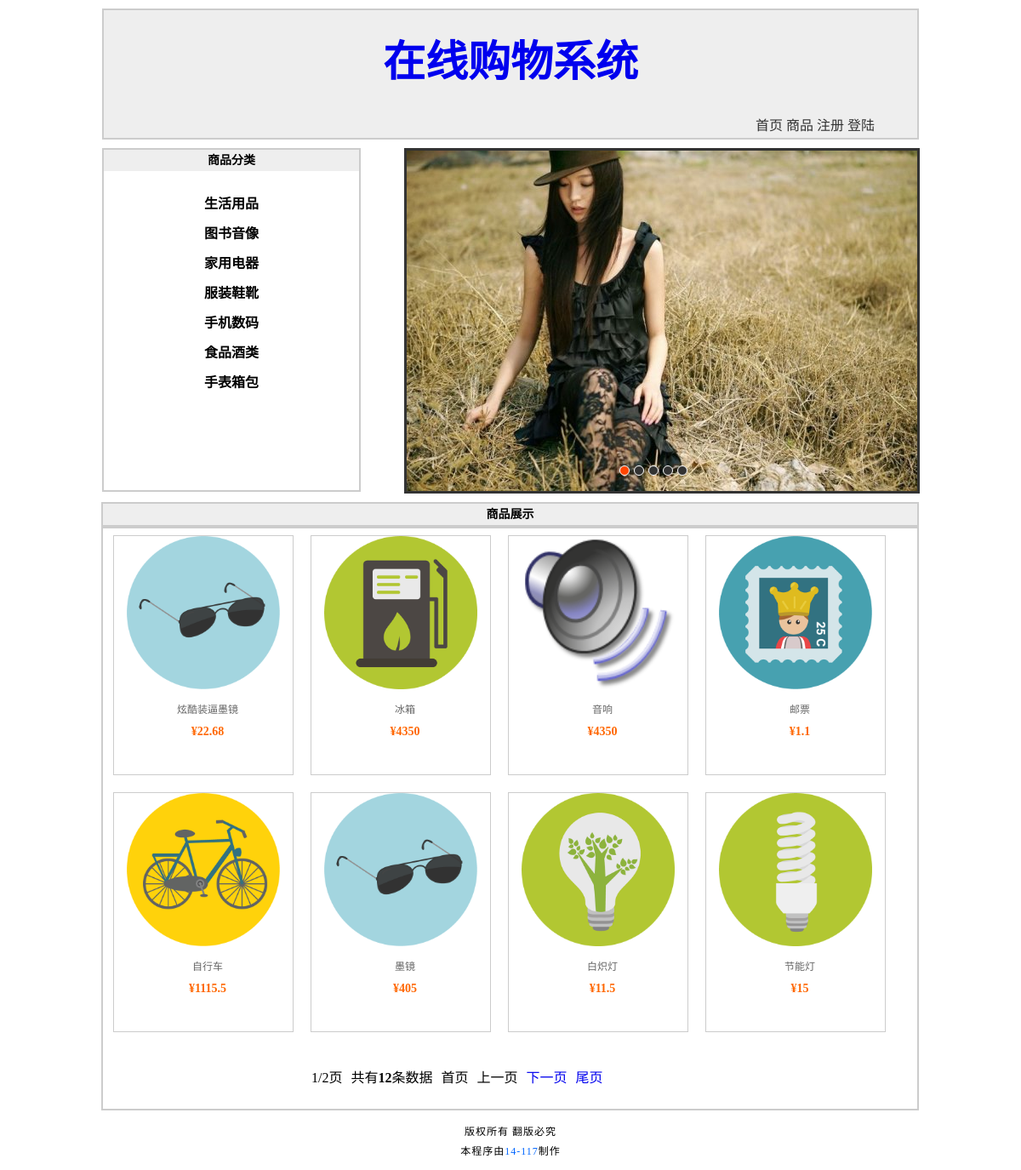
The page / on the database its author committed.
### tables this page shows
CREATE TABLE `tg_dir` (
  `tg_id` mediumint(8) unsigned NOT NULL AUTO_INCREMENT COMMENT '//ID',
  `tg_type` varchar(20) NOT NULL COMMENT '//相册类型',
  `tg_content` varchar(200) DEFAULT NULL COMMENT '//相册描述',
  `tg_face` varchar(200) DEFAULT NULL COMMENT '//相册目录封面',
  `tg_dir` varchar(200) NOT NULL COMMENT '//相册物理地址',
  `tg_date` datetime NOT NULL COMMENT '//相册创建时间',
  PRIMARY KEY (`tg_id`)
);

CREATE TABLE `good` (
  `goodId` int(8) NOT NULL AUTO_INCREMENT,
  `goodName` varchar(20) NOT NULL,
  `goodPrice` float NOT NULL,
  `goodType` varchar(20) NOT NULL,
  `goodContent` varchar(200) NOT NULL,
  `goodImg` varchar(40) NOT NULL,
  `goodMadePlace` varchar(40) NOT NULL,
  `goodBuyCount` int(8) NOT NULL DEFAULT '0',
  `goodCommentCount` int(8) NOT NULL DEFAULT '0',
  `goodSid` int(8) unsigned NOT NULL,
  `goodAddTime` datetime NOT NULL COMMENT '//商品添加时间',
  PRIMARY KEY (`goodId`)
);

### index.php (the view, shortened to what this page needs)
<?php
require dirname(__FILE__).'/includes/common.inc.php';
global $_pagenum, $_pagesize, $_num;
$result = $mysqli->query("SELECT
							goodId,
							goodName,
							goodType,
							goodPrice,
							goodMadePlace,
							goodImg,
							goodContent,
							goodSid,
							goodBuyCount,
							goodCommentCount
						FROM
							good
						ORDER BY
							goodAddTime DESC
						LIMIT
							{$_pagenum},{$_pagesize}
						");
$result_dir = $mysqli->query("SELECT
							tg_id,
							tg_type
						FROM
							tg_dir
						ORDER BY
							tg_date	ASC
						LIMIT
							9
						");
?>
<!DOCTYPE html>
<html>
<head>
	<link rel="stylesheet" type="text/css" href="styles/1/basic.css" />
	<link rel="stylesheet" type="text/css" href="styles/1/index.css" />
</head>
<body>
	<?php
		include "includes/header.inc.php";
	?>
	<div id="sidebar">
		<h2>商品分类</h2>
		<dl>
			<?php
			$dirhtml = array();
			while (!!$rows = $result_dir->fetch_assoc()) {
				$dirhtml['type'] = $rows['tg_type'];
				$dirhtml['id'] = $rows['tg_id'];
				echo '<dd><a href="good_show.php?id='.$dirhtml['id'].'">'.$dirhtml['type'].'</a></dd>';
			}
			?>
		</dl>
	</div>
	<div id="container">
	    <div id="list" style="left: -600px;">
	        <img src="img/5.jpg" alt="1"/>
	        <img src="img/1.jpg" alt="1"/>
	        <img src="img/2.jpg" alt="2"/>
	    </div>
	    <div id="buttons">
	        <span index="1" class="on"></span>
	        <span index="2"></span>
	        <span index="3"></span>
	        <span index="4"></span>
	        <span index="5"></span>
	    </div>
	</div>
	<div id="main">
		<h2>商品展示</h2>
		<div id="photo">
			<?php
				$html = array();
				while ($rows = $result->fetch_assoc()) {
					$html['goodId'] = $rows['goodId'];
					$html['goodName'] = $rows['goodName'];
					$html['goodPrice'] = $rows['goodPrice'];
					$html['goodType'] = $rows['goodType'];
					$html['goodImg'] = $rows['goodImg'];
					$html['goodMadePlace'] = $rows['goodMadePlace'];
					$html['goodBuyCount'] = $rows['goodBuyCount'];
					$html['goodCommentCount'] = $rows['goodCommentCount'];
			?>
				<dl>
					<dt><a href="good_detail.php?id=<?php echo $html['goodId']; ?>"><img src="<?php echo $html['goodImg']; ?>" alt="商品" height="180" width="180" /></a></dt>
					<dd><a href="good_detail.php?id=<?php echo $html['goodId']; ?>"><?php echo $html['goodName']; ?></a></dd>
					<dd><span>¥<?php echo $html['goodPrice']; ?></span></dd>
				</dl>
			<?php } ?>
		</div>
		<?php
			paging(2);
		?>
	</div>
	<?php
		include "includes/footer.inc.php";
	?>
</body>
</html>

### includes/header.inc.php (shortened to what this page needs)
<div id="header">
	<h1><a href="index.php">在线购物系统</a></h1>
	<ul>
		<li><a href='index.php'>首页</a></li>
		<li><a href='good.php'>商品</a></li>
<?php if (!isset($_COOKIE['username'])) { ?>
		<li><a href='register.php'>注册</a></li>
		<li><a href='login.php'>登陆</a></li>
<?php } ?>
	</ul>
</div>

### includes/global.func.php (shortened to what this page needs)
<?php
function paging() {
	global $_page, $_pageabsolute, $_num, $_id;
	if (isset($_GET['id'])) {
		$_id = 'id='.$_GET['id'].'&';
	} else {
		$_id = '';
	}
	echo '<div id="page_text">';
		echo '<ul>';
			echo '<li>'.$_page.'/'.$_pageabsolute.'页</li>';
			echo '<li>共有<strong>'.$_num.'</strong>条数据</li>';
				if ($_page == 1) {
					echo '<li>首页</li>';
					echo '<li>上一页</li>';
				} else {
					echo '<li><a href="'.SCRIPT.'.php?'.$_id.'page=1">首页</a></li>';
					echo '<li><a href="'.SCRIPT.'.php?'.$_id.'page='.($_page-1).'">上一页</a></li>';
				}
				if ($_page == $_pageabsolute) {
					echo '<li>下一页</li>';
					echo '<li>尾页</li>';
				} else {
					echo '<li><a href="'.SCRIPT.'.php?'.$_id.'page='.($_page+1).'">下一页</a></li>';
					echo '<li><a href="'.SCRIPT.'.php?'.$_id.'page='.($_pageabsolute).'">尾页</a></li>';
				}
		echo '</ul>';
	echo '</div>';
}
function page($_num, $_size) {
	global $_page, $_pagenum, $_pagesize, $_num, $_pageabsolute;
	if (isset($_GET['page'])) {
		$_page = $_GET['page'];
		if (empty($_page) || $_page <= 0 || !is_numeric($_page)) {
			$_page = 1;
		} else {
			$_page = intval($_page);
		}
	} else {
		$_page = 1;
	}
	$_pagesize = $_size;
	if ($_num == 0) {
		$_pageabsolute = 1;
	} else {
		$_pageabsolute = ceil($_num / $_pagesize);
	}
	$_pagenum = ($_page - 1) * $_pagesize;
}
?>

### includes/footer.inc.php
<div id="footer">
	<p>版权所有 翻版必究</p>
	<p>本程序由<span>14-117</span>制作</p>
</div>

### styles/1/basic.css (style rules this page uses)
* { padding: 0; margin: 0; }
body { width: 960px; margin: 0 auto; background: #fff; }
#header { width: auto; height: 150px; border: 2px solid #ccc; margin: 10px 0; background: #eee; }
#header h1 { font-size: 50px; text-align: center; margin: 20px; color: red; }
#header h1 a { display: block; text-decoration: none; }
#header ul { text-align: right; padding: 10px 50px 0 0; color: red; }
#header ul li { display: inline; }
#header ul li a { text-decoration: none; color: #333; }
h2 { font-size: 14px; background: #eee; height: 25px; line-height: 25px; }
#footer { clear: both; width: auto; height: 60px; text-align: center; padding: 10px 0 0 0; }
#footer p { font-size: 12px; padding: 5px 0 0 0; letter-spacing: 1px; text-align: center; }
#footer p span { color: #06f; }
#page_text { width: 480px; height: 20px; clear: both; font-size: 16px; text-align: center; padding: 30px 240px; }
#page_text ul { list-style: none; }
#page_text ul li { display: block; float: left; height: 20px; padding: 0 5px; }
#page_text ul li a { text-decoration: none; }

### styles/1/index.css (style rules this page uses)
#main { width: 957px; height: auto; border: 2px solid #ccc; margin: 10px 0 0 0; float: right; }
#main h2 { text-indent: 0; text-align: center; }
#main #photo { height: auto; border: 2px solid #ccc; font-size: 12px; }
#main #photo dl { float: left; width: 210px; height: 280px; margin: 10px 10px; text-align: center; border: 1px solid #ccc; }
#main #photo dl dt { margin: 0 auto; }
#main #photo dl dd { margin: 10px 0 0 10px; }
#main #photo dl dd span { font-size: 14px; font-weight: bold; color: #f60; }
#main #photo dl dd a { color: #666; text-decoration: none; }
#sidebar { width: 300px; height: 400px; border: 2px solid #ccc; font-size: 16px; font-weight: bold; text-align: center; float: left; background: #fff; }
#sidebar a { text-decoration: none; color: black; }
#sidebar dl { margin: 20px; }
#sidebar dl dd { height: 30px; background: #fff; padding: 5px 0 0 0; }
#container { margin: 0 0 0 355px; }
#container { width: 600px; height: 400px; border: 3px solid #333; overflow: hidden; position: relative; }
#list { width: 4200px; height: 400px; position: absolute; z-index: 1; }
#list img { float: left; }
#buttons { position: absolute; height: 10px; width: 100px; z-index: 2; bottom: 20px; left: 250px; }
#buttons span { cursor: pointer; float: left; border: 1px solid #fff; width: 10px; height: 10px; border-radius: 50%; background: #333; margin-right: 5px; }
#buttons .on { background: orangered; }

### rows shown on the page
tg_dir: tg_type "生活用品"
tg_dir: tg_type "图书音像"
tg_dir: tg_type "家用电器"
tg_dir: tg_type "服装鞋靴"
tg_dir: tg_type "手机数码"
tg_dir: tg_type "食品酒类"
tg_dir: tg_type "手表箱包"
good: goodImg (picture), goodName "炫酷装逼墨镜", goodPrice "22.68"
good: goodImg (picture), goodName "冰箱", goodPrice "4350"
good: goodImg (picture), goodName "音响", goodPrice "4350"
good: goodImg (picture), goodName "邮票", goodPrice "1.1"
good: goodImg (picture), goodName "自行车", goodPrice "1115.5"
good: goodImg (picture), goodName "墨镜", goodPrice "405"
good: goodImg (picture), goodName "白炽灯", goodPrice "11.5"
good: goodImg (picture), goodName "节能灯", goodPrice "15"

### other values the page prints
$_page "1"
$_pageabsolute "2"
$_num "12"
